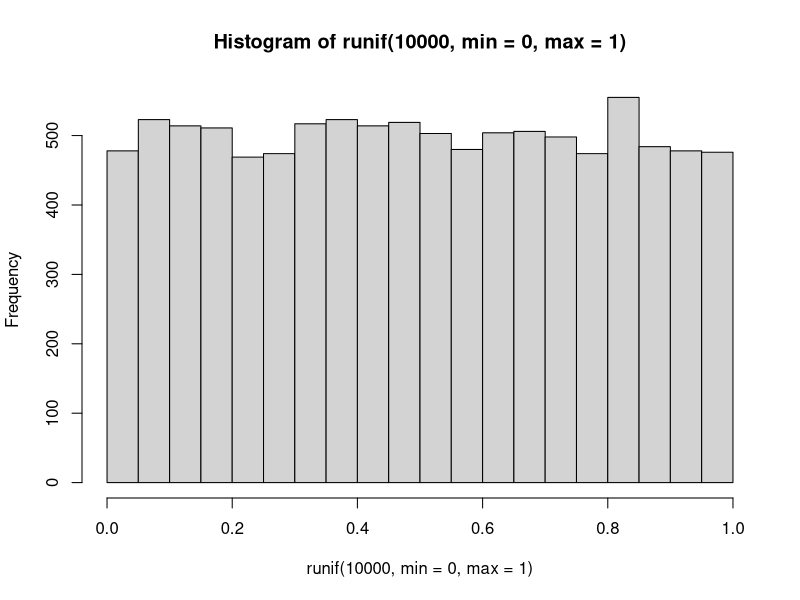
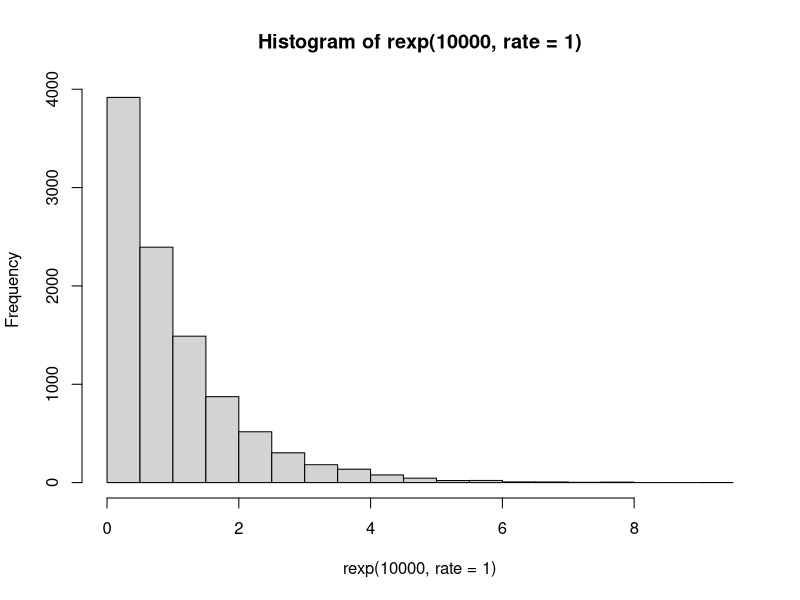
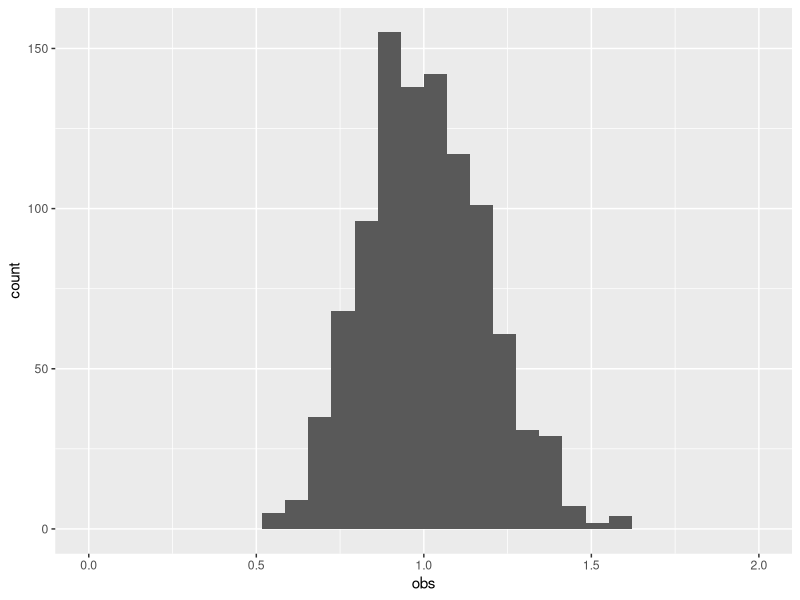

Generate these figures, in order, with R:
## ---- chunk 1
hist(runif(10000, min = 0 , max = 1))
## ---- chunk 2
hist(rexp(10000, rate = 1))
## ---- chunk 3
N = 100000
mean(runif(N, min = 0 , max = 2))
mean(rexp(N, rate = 1))
## ---- chunk 4
library(dplyr)
library(ggplot2)
rep = 1000
N = 30
df = data.frame(obs = rexp(N*rep, rate = 1), id = 1:rep)
head(df)
tail(df)
## ---- chunk 5
df %>% group_by(id) %>% summarise(obs= mean(obs)) %>%
   ggplot(aes(x=obs)) + geom_histogram() + xlim(0,2)
